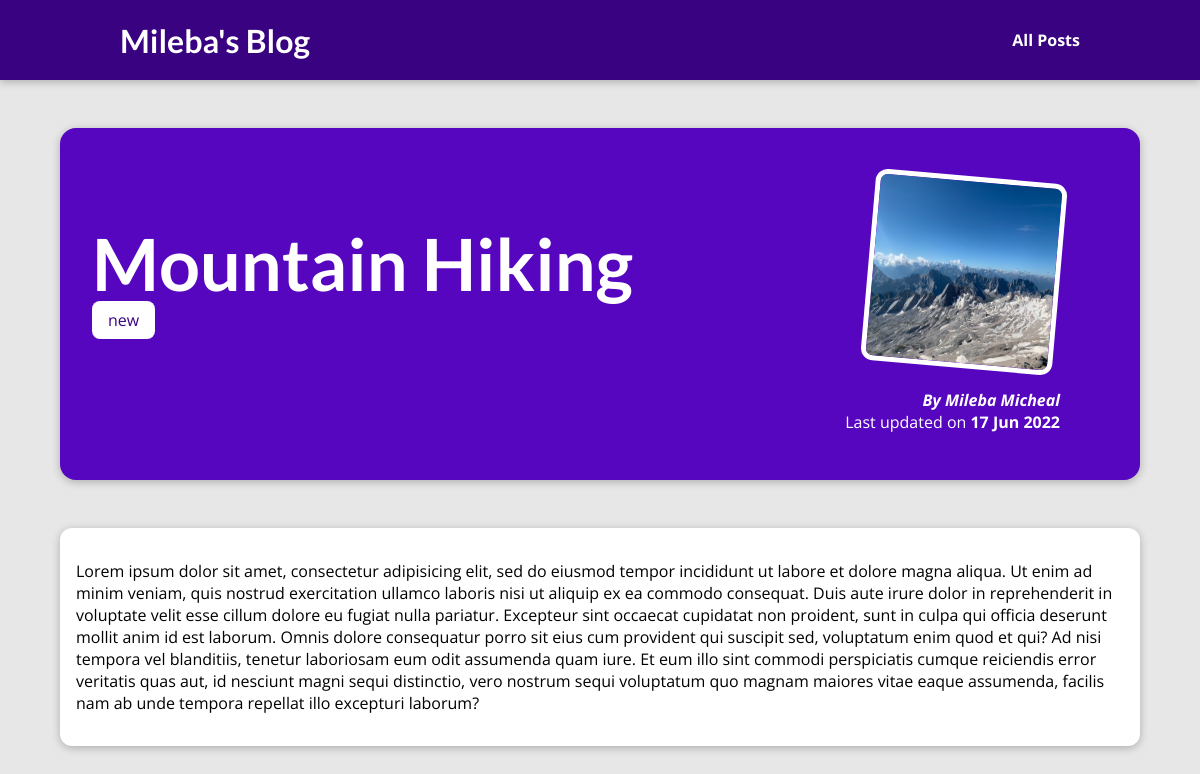
The app's page /posts/mountain-hiking with its own data.
### blog/models.py (models this page shows, shortened)
class Post(models.Model):
    title = models.CharField(max_length=80)
    excerpt = models.CharField(max_length=80)
    image = models.ImageField(upload_to="posts", null=True)
    date = models.DateField(auto_now_add=True)
    slug = models.SlugField(default="", unique=True)
    content = models.TextField()
    author = models.ForeignKey(
        Author, on_delete=models.SET_NULL, related_name="posts", null=True)
    tag = models.ManyToManyField(Tag)

class Tag(models.Model):
    caption = models.CharField(max_length=20, null=True)

class Author(models.Model):
    first_name = models.CharField(max_length=80)
    last_name = models.CharField(max_length=80)
    email_address = models.EmailField(max_length=254)
    def __str__(self):
        return f"{self.first_name} {self.last_name}"

### blog/views.py (the view)
# urls.py: path('posts/<slug:slug>', views.post_detail, name="post_details")
def post_detail(request, slug):
    post_object = get_object_or_404(Post, slug=slug)
    return render(request, 'blog/post-detail.html', {
        "post": post_object,
        "post_tags": post_object.tag.all()
    })

### blog/templates/blog/post-detail.html (shortened to what this page needs)
{% extends 'base.html' %}
{% load static %}
{% block css_files %}
  <link rel="stylesheet" href="{% static 'blog/post-detail.css' %}" />
{% endblock css_files %}
{% block content %}
<section id="summary">
  <h2>{{post.title}}</h2>
  <div>
    {% for tag in post_tags %}
    <span class="tag">{{tag.caption}}</span>
    {% endfor %}
  </div>
  <article>
    <img src="{{post.image.url}}" alt="{{post.title}}" />
    <address>By <a href="mailto:{{post.author.email_address}}">{{post.author}}</a></address>
    <div>
      Last updated on <time>{{post.date|date:"d M Y"}}</time>
    </div>
  </article>
</section>
<main>
  {{post.content|linebreaks}}
</main>
{% endblock content %}

### templates/base.html (shortened to what this page needs)
{% load static %}
<!DOCTYPE html>
<html lang="en">
<head>
  <link rel="stylesheet" href="{% static "app.css" %}">
  {% block css_files %}{% endblock %}
</head>
<body>
  <header id="main-navigation">
    <h1><a href="{% url 'starting-page' %}">Mileba's Blog</a></h1>
    <nav>
      <a href="{% url 'post' %}">All Posts</a>
    </nav>
  </header>
  {% block content %}
  {% endblock %}
</body>
</html>

### static/app.css (style rules this page uses)
* { box-sizing: border-box; }
html { font-family: "Open Sans", "Lato", sans-serif; }
body { margin: 0; }
h1, h2, h3 { font-family: "Lato", sans-serif; font-weight: bold; }
#main-navigation { width: 100%; height: 5rem; display: flex; justify-content: space-between; align-items: center; padding: 0 10%; position: absolute; top: 0; left: 0; }
#main-navigation a { text-decoration: none; color: white; font-weight: bold; }

### blog/static/blog/post-detail.css (style rules this page uses)
body { background-color: #e7e7e7; }
#main-navigation { background-color: #390281; box-shadow: 0 2px 8px rgba(0, 0, 0, 0.25); }
#summary { margin: 8rem auto 3rem auto; padding: 2rem; width: 90%; max-width: 90rem; border-radius: 16px; background-color: #5706c0; position: relative; box-shadow: 0 2px 8px rgba(0, 0, 0, 0.25); height: 22rem; }
#summary h2 { color: white; font-size: 4.5rem; margin-bottom: 0.2rem; }
#summary article { position: absolute; top: 2rem; right: 3rem; padding: 1rem 2rem; border-radius: 12px; text-align: right; color: white; }
#summary article img { width: 12rem; height: 12rem; border-radius: 12px; transform: rotateZ(5deg); border: 5px solid white; margin-bottom: 1rem; }
#summary address { font-weight: bold; }
#summary a { color: white; text-decoration: none; }
#summary time { font-weight: bold; }
main { width: 90%; max-width: 90rem; margin: 3rem auto; background-color: white; padding: 1rem; border-radius: 12px; box-shadow: 0 2px 8px rgba(0, 0, 0, 0.25); }
.tag { background-color: white; color: #390281; padding: 0.5rem 1rem; border-radius: 8px; }

### records on screen
Post: title "Mountain Hiking", image (picture), author "Mileba Micheal", date "17 Jun 2022", content "Lorem ipsum dolor sit amet, consectetur adipisicing elit, sed do eiusmod tempor incididunt ut labore et dolore magna aliqua. Ut enim ad minim veniam, quis nostrud exercitation ullamco laboris nisi ut aliquip ex ea commodo consequat. Duis aute irure dolor in reprehenderit in voluptate velit esse cillum dolore eu fugiat nulla pariatur. Excepteur sint occaecat cupidatat non proident, sunt in culpa qui officia deserunt mollit anim id est laborum. Omnis dolore consequatur porro sit eius cum provident qui suscipit sed, voluptatum enim quod et qui? Ad nisi tempora vel blanditiis, tenetur laboriosam eum odit assumenda quam iure. Et eum illo sint commodi perspiciatis cumque reiciendis error…"
Tag: caption "new"
